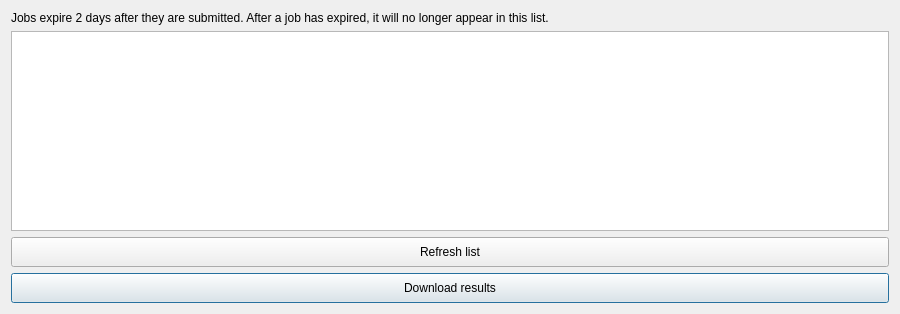
<?xml version="1.0" encoding="UTF-8"?>
<ui version="4.0">
 <class>DlgJobs</class>
 <widget class="QDialog" name="DlgJobs">
  <property name="windowModality">
   <enum>Qt::ApplicationModal</enum>
  </property>
  <property name="geometry">
   <rect>
    <x>0</x>
    <y>0</y>
    <width>900</width>
    <height>310</height>
   </rect>
  </property>
  <property name="sizePolicy">
   <sizepolicy hsizetype="Preferred" vsizetype="Preferred">
    <horstretch>0</horstretch>
    <verstretch>0</verstretch>
   </sizepolicy>
  </property>
  <property name="minimumSize">
   <size>
    <width>0</width>
    <height>0</height>
   </size>
  </property>
  <property name="windowTitle">
   <string>Download results from Earth Engine</string>
  </property>
  <layout class="QGridLayout" name="gridLayout">
   <item row="0" column="0">
    <widget class="QLabel" name="label">
     <property name="text">
      <string>Jobs expire 2 days after they are submitted. After a job has expired, it will no longer appear in this list.</string>
     </property>
     <property name="wordWrap">
      <bool>true</bool>
     </property>
    </widget>
   </item>
      <item row="1" column="0">
    <widget class="QTableView" name="jobs_view">
     <property name="minimumSize">
      <size>
       <width>600</width>
       <height>200</height>
      </size>
     </property>
     <property name="selectionMode">
      <enum>QAbstractItemView::ExtendedSelection</enum>
     </property>
     <property name="selectionBehavior">
      <enum>QAbstractItemView::SelectRows</enum>
     </property>
     <property name="sortingEnabled">
      <bool>true</bool>
     </property>
     <attribute name="horizontalHeaderVisible">
      <bool>true</bool>
     </attribute>
     <attribute name="horizontalHeaderCascadingSectionResizes">
      <bool>true</bool>
     </attribute>
     <attribute name="horizontalHeaderStretchLastSection">
      <bool>true</bool>
     </attribute>
     <attribute name="verticalHeaderVisible">
      <bool>false</bool>
     </attribute>
     <attribute name="verticalHeaderShowSortIndicator" stdset="0">
      <bool>true</bool>
     </attribute>
    </widget>
   </item>
   <item row="3" column="0">
    <widget class="QPushButton" name="download">
     <property name="sizePolicy">
      <sizepolicy hsizetype="Minimum" vsizetype="Minimum">
       <horstretch>0</horstretch>
       <verstretch>0</verstretch>
      </sizepolicy>
     </property>
     <property name="minimumSize">
      <size>
       <width>0</width>
       <height>30</height>
      </size>
     </property>
     <property name="text">
      <string>Download results</string>
     </property>
    </widget>
   </item>
   <item row="2" column="0">
    <widget class="QPushButton" name="refresh">
     <property name="sizePolicy">
      <sizepolicy hsizetype="Minimum" vsizetype="Minimum">
       <horstretch>0</horstretch>
       <verstretch>0</verstretch>
      </sizepolicy>
     </property>
     <property name="minimumSize">
      <size>
       <width>0</width>
       <height>30</height>
      </size>
     </property>
     <property name="text">
      <string>Refresh list</string>
     </property>
    </widget>
   </item>
  </layout>
 </widget>
 <resources/>
 <connections/>
</ui>
